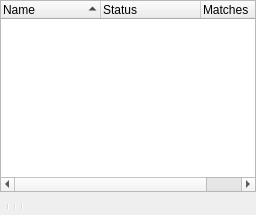
  <widget class="QDockWidget" name="alertDock">
   <property name="windowTitle">
    <string>Alerts</string>
   </property>
   <attribute name="dockWidgetArea">
    <number>2</number>
   </attribute>
   <widget class="QWidget" name="alertDockContents">
    <layout class="QVBoxLayout" name="verticalLayout_7">
     <property name="margin">
      <number>0</number>
     </property>
     <item>
      <widget class="vsAlertList" name="alertTree">
       <property name="alternatingRowColors">
        <bool>true</bool>
       </property>
       <property name="selectionMode">
        <enum>QAbstractItemView::ExtendedSelection</enum>
       </property>
       <property name="rootIsDecorated">
        <bool>false</bool>
       </property>
       <property name="uniformRowHeights">
        <bool>true</bool>
       </property>
       <property name="sortingEnabled">
        <bool>true</bool>
       </property>
       <property name="allColumnsShowFocus">
        <bool>true</bool>
       </property>
       <column>
        <property name="text">
         <string>Name</string>
        </property>
       </column>
       <column>
        <property name="text">
         <string>Status</string>
        </property>
       </column>
       <column>
        <property name="text">
         <string>Matches</string>
        </property>
       </column>
      </widget>
     </item>
     <item>
      <widget class="QToolBar" name="alertToolBar">
       <property name="windowTitle">
        <string>Region Tool Bar</string>
       </property>
       <property name="toolButtonStyle">
        <enum>Qt::ToolButtonIconOnly</enum>
       </property>
       <addaction name="actionAlertCreate"/>
       <addaction name="actionAlertLoad"/>
       <addaction name="separator"/>
       <addaction name="actionAlertActivateSelected"/>
       <addaction name="actionAlertDeactivateSelected"/>
       <addaction name="separator"/>
       <addaction name="actionAlertRemoveSelected"/>
       <addaction name="actionAlertRemoveAll"/>
       <addaction name="separator"/>
       <addaction name="actionAlertShowInactive"/>
      </widget>
     </item>
    </layout>
   </widget>
  </widget>
